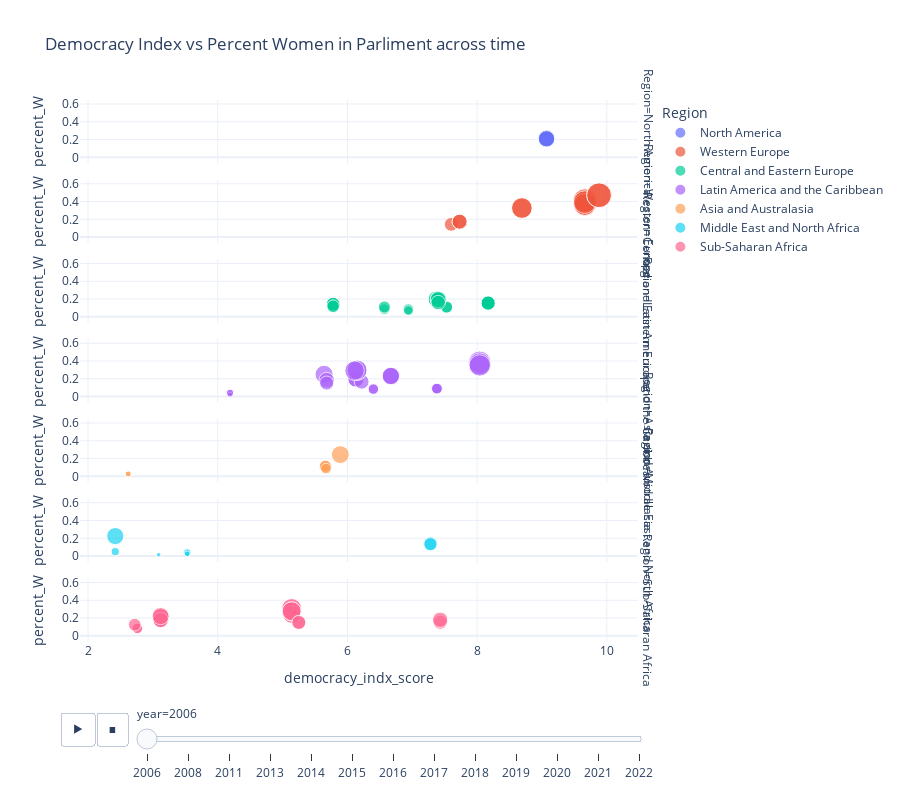

Write notebook code for a chart like this one.
### Code cell
fig = px.scatter(df, 
            x='democracy_indx_score',
            y='percent_W',
            template='plotly_white',    
            hover_data=['Country','year'],
            facet_row='Region',
            color='Region',
            animation_frame='year',
            title= 'Democracy Index vs Percent Women in Parliment across time',
            size='percent_W',
            height=800
        )

#fig.update_xaxes(title_text='Democracy Index Score')
#fig.update_yaxes(title_text='Percent Women in Lower Legislative Branches')

fig.show()

### Figure 1 — Plotly figure (JSON) as saved in the notebook; plotly's stock layout.template omitted (floating-point values rounded to 4 significant figures)
{"data": [{"customdata": [["Canada", "2006"], ["Canada", "2006"], ["Canada", "2006"]], "hovertemplate": "Region=North America<br>year=%{customdata[1]}<br>democracy_indx_score=%{x}<br>percent_W=%{marker.size}<br>Country=%{customdata[0]}<extra></extra>", "legendgroup": "North America", "marker": {"color": "#636efa", "size": [0.2078, 0.2131, 0.2078], "sizemode": "area", "sizeref": 0.001531, "symbol": "circle"}, "mode": "markers", "name": "North America", "orientation": "v", "showlegend": true, "type": "scatter", "x": [9.07, 9.07, 9.07], "xaxis": "x7", "y": [0.2078, 0.2131, 0.2078], "yaxis": "y7"}, {"customdata": [["Austria", "2006"], ["Austria", "2006"], ["Cyprus", "2006"], ["Italy", "2006"], ["Italy", "2006"], ["Italy", "2006"], ["Netherlands", "2006"], ["Netherlands", "2006"], ["Netherlands", "2006"], ["Netherlands", "2006"], ["Netherlands", "2006"], ["Netherlands", "2006"], ["Sweden", "2006"], ["Sweden", "2006"]], "hovertemplate": "Region=Western Europe<br>year=%{customdata[1]}<br>democracy_indx_score=%{x}<br>percent_W=%{marker.size}<br>Country=%{customdata[0]}<extra></extra>", "legendgroup": "Western Europe", "marker": {"color": "#EF553B", "size": [0.3224, 0.3279, 0.1429, 0.173, 0.173, 0, 0.3667, 0.3933, 0.3667, 0.4133, 0.3667, 0.3933, 0.4728, 0.4699], "sizemode": "area", "sizeref": 0.001531, "symbol": "circle"}, "mode": "markers", "name": "Western Europe", "orientation": "v", "showlegend": true, "type": "scatter", "x": [8.69, 8.69, 7.6, 7.73, 7.73, 7.73, 9.66, 9.66, 9.66, 9.66, 9.66, 9.66, 9.88, 9.88], "xaxis": "x6", "y": [0.3224, 0.3279, 0.1429, 0.173, 0.173, 0, 0.3667, 0.3933, 0.3667, 0.4133, 0.3667, 0.3933, 0.4728, 0.4699], "yaxis": "y6"}, {"customdata": [["Bosnia and Herzegovina", "2006"], ["Bosnia and Herzegovina", "2006"], ["Bosnia and Herzegovina", "2006"], ["Bosnia and Herzegovina", "2006"], ["Bosnia and Herzegovina", "2006"], ["Czech Republic", "2006"], ["Czech Republic", "2006"], ["Czech Republic", "2006"], ["Czech Republic", "2006"], ["Czech Republic", "2006"], ["Hungary", "2006"], ["Hungary", "2006"], ["Hungary", "2006"], ["Latvia", "2006"], ["Latvia", "2006"], ["Montenegro", "2006"], ["Montenegro", "2006"], ["Slovakia", "2006"], ["Slovakia", "2006"], ["Slovakia", "2006"], ["Ukraine", "2006"], ["Ukraine", "2006"], ["Ukraine", "2006"]], "hovertemplate": "Region=Central and Eastern Europe<br>year=%{customdata[1]}<br>democracy_indx_score=%{x}<br>percent_W=%{marker.size}<br>Country=%{customdata[0]}<extra></extra>", "legendgroup": "Central and Eastern Europe", "marker": {"color": "#00cc96", "size": [0, 0.1429, 0.119, 0.1429, 0.119, 0.155, 0.155, 0.155, 0.155, 0.155, 0.1036, 0.1114, 0, 0.19, 0.2, 0.08642, 0.1111, 0.2, 0.1933, 0.16, 0.08667, 0, 0.07111], "sizemode": "area", "sizeref": 0.001531, "symbol": "circle"}, "mode": "markers", "name": "Central and Eastern Europe", "orientation": "v", "showlegend": true, "type": "scatter", "x": [5.78, 5.78, 5.78, 5.78, 5.78, 8.17, 8.17, 8.17, 8.17, 8.17, 7.53, 7.53, 7.53, 7.37, 7.37, 6.57, 6.57, 7.4, 7.4, 7.4, 6.94, 6.94, 6.94], "xaxis": "x5", "y": [0, 0.1429, 0.119, 0.1429, 0.119, 0.155, 0.155, 0.155, 0.155, 0.155, 0.1036, 0.1114, 0, 0.19, 0.2, 0.08642, 0.1111, 0.2, 0.1933, 0.16, 0.08667, 0, 0.07111], "yaxis": "y5"}, {"customdata": [["Brazil", "2006"], ["Brazil", "2006"], ["Brazil", "2006"], ["Brazil", "2006"], ["Colombia", "2006"], ["Colombia", "2006"], ["Colombia", "2006"], ["Costa Rica", "2006"], ["Costa Rica", "2006"], ["Costa Rica", "2006"], ["Dominican Republic", "2006"], ["Dominican Republic", "2006"], ["Dominican Republic", "2006"], ["Ecuador", "2006"], ["Ecuador", "2006"], ["El Salvador", "2006"], ["El Salvador", "2006"], ["Guyana", "2006"], ["Guyana", "2006"], ["Guyana", "2006"], ["Haiti", "2006"], ["Haiti", "2006"], ["Haiti", "2006"], ["Haiti", "2006"], ["Haiti", "2006"], ["Haiti", "2006"], ["Haiti", "2006"], ["Haiti", "2006"], ["Mexico", "2006"], ["Mexico", "2006"], ["Mexico", "2006"], ["Mexico", "2006"], ["Mexico", "2006"], ["Nicaragua", "2006"], ["Nicaragua", "2006"], ["Peru", "2006"], ["Peru", "2006"]], "hovertemplate": "Region=Latin America and the Caribbean<br>year=%{customdata[1]}<br>democracy_indx_score=%{x}<br>percent_W=%{marker.size}<br>Country=%{customdata[0]}<extra></extra>", "legendgroup": "Latin America and the Caribbean", "marker": {"color": "#ab63fa", "size": [0, 0.08772, 0.08967, 0.08967, 0, 0.08434, 0.08434, 0.386, 0.3684, 0.3509, 0.1966, 0, 0.1966, 0, 0.25, 0.1667, 0, 0.2899, 0.3, 0, 0.02439, 0.04082, 0.04082, 0.02273, 0.02041, 0, 0.0202, 0.04082, 0, 0.226, 0.232, 0, 0.232, 0.1848, 0.1522, 0.2917, 0], "sizemode": "area", "sizeref": 0.001531, "symbol": "circle"}, "mode": "markers", "name": "Latin America and the Caribbean", "orientation": "v", "showlegend": true, "type": "scatter", "x": [7.38, 7.38, 7.38, 7.38, 6.4, 6.4, 6.4, 8.04, 8.04, 8.04, 6.13, 6.13, 6.13, 5.64, 5.64, 6.22, 6.22, 6.15, 6.15, 6.15, 4.19, 4.19, 4.19, 4.19, 4.19, 4.19, 4.19, 4.19, 6.67, 6.67, 6.67, 6.67, 6.67, 5.68, 5.68, 6.11, 6.11], "xaxis": "x4", "y": [0, 0.08772, 0.08967, 0.08967, 0, 0.08434, 0.08434, 0.386, 0.3684, 0.3509, 0.1966, 0, 0.1966, 0, 0.25, 0.1667, 0, 0.2899, 0.3, 0, 0.02439, 0.04082, 0.04082, 0.02273, 0.02041, 0, 0.0202, 0.04082, 0, 0.226, 0.232, 0, 0.232, 0.1848, 0.1522, 0.2917, 0], "yaxis": "y4"}, {"customdata": [["Bhutan", "2006"], ["Bhutan", "2006"], ["Fiji", "2006"], ["Fiji", "2006"], ["Fiji", "2006"], ["Singapore", "2006"], ["Thailand", "2006"], ["Thailand", "2006"], ["Thailand", "2006"], ["Thailand", "2006"]], "hovertemplate": "Region=Asia and Australasia<br>year=%{customdata[1]}<br>democracy_indx_score=%{x}<br>percent_W=%{marker.size}<br>Country=%{customdata[0]}<extra></extra>", "legendgroup": "Asia and Australasia", "marker": {"color": "#FFA15A", "size": [0.02667, 0.02667, 0.1127, 0.1127, 0.1127, 0.2447, 0, 0.08678, 0, 0], "sizemode": "area", "sizeref": 0.001531, "symbol": "circle"}, "mode": "markers", "name": "Asia and Australasia", "orientation": "v", "showlegend": true, "type": "scatter", "x": [2.62, 2.62, 5.66, 5.66, 5.66, 5.89, 5.67, 5.67, 5.67, 5.67], "xaxis": "x3", "y": [0.02667, 0.02667, 0.1127, 0.1127, 0.1127, 0.2447, 0, 0.08678, 0, 0], "yaxis": "y3"}, {"customdata": [["Bahrain", "2006"], ["Bahrain", "2006"], ["Bahrain", "2006"], ["Israel", "2006"], ["Israel", "2006"], ["Kuwait", "2006"], ["Qatar", "2006"], ["United Arab Emirates", "2006"], ["United Arab Emirates", "2006"]], "hovertemplate": "Region=Middle East and North Africa<br>year=%{customdata[1]}<br>democracy_indx_score=%{x}<br>percent_W=%{marker.size}<br>Country=%{customdata[0]}<extra></extra>", "legendgroup": "Middle East and North Africa", "marker": {"color": "#19d3f3", "size": [0.025, 0.04167, 0.025, 0.1417, 0.1333, 0.01538, 0, 0.225, 0.05], "sizemode": "area", "sizeref": 0.001531, "symbol": "circle"}, "mode": "markers", "name": "Middle East and North Africa", "orientation": "v", "showlegend": true, "type": "scatter", "x": [3.53, 3.53, 3.53, 7.28, 7.28, 3.09, 2.78, 2.42, 2.42], "xaxis": "x2", "y": [0.025, 0.04167, 0.025, 0.1417, 0.1333, 0.01538, 0, 0.225, 0.05], "yaxis": "y2"}, {"customdata": [["Cape Verde", "2006"], ["Cape Verde", "2006"], ["Democratic Republic of the Congo", "2006"], ["Democratic Republic of the Congo", "2006"], ["Gabon", "2006"], ["Mauritania", "2006"], ["Mauritania", "2006"], ["Mauritania", "2006"], ["Mauritania", "2006"], ["Mauritania", "2006"], ["Mauritania", "2006"], ["Mauritania", "2006"], ["Uganda", "2006"], ["Uganda", "2006"], ["Uganda", "2006"], ["Uganda", "2006"], ["Uganda", "2006"], ["Zambia", "2006"], ["Zambia", "2006"], ["Zambia", "2006"]], "hovertemplate": "Region=Sub-Saharan Africa<br>year=%{customdata[1]}<br>democracy_indx_score=%{x}<br>percent_W=%{marker.size}<br>Country=%{customdata[0]}<extra></extra>", "legendgroup": "Sub-Saharan Africa", "marker": {"color": "#FF6692", "size": [0.1528, 0.1806, 0.084, 0.084, 0.125, 0.1789, 0.2211, 0.2093, 0.1789, 0.1789, 0.1789, 0.2211, 0.2982, 0.3072, 0.2393, 0.2773, 0.2764, 0.1465, 0.1519, 0], "sizemode": "area", "sizeref": 0.001531, "symbol": "circle"}, "mode": "markers", "name": "Sub-Saharan Africa", "orientation": "v", "showlegend": true, "type": "scatter", "x": [7.43, 7.43, 2.76, 2.76, 2.72, 3.12, 3.12, 3.12, 3.12, 3.12, 3.12, 3.12, 5.14, 5.14, 5.14, 5.14, 5.14, 5.25, 5.25, 5.25], "xaxis": "x", "y": [0.1528, 0.1806, 0.084, 0.084, 0.125, 0.1789, 0.2211, 0.2093, 0.1789, 0.1789, 0.1789, 0.2211, 0.2982, 0.3072, 0.2393, 0.2773, 0.2764, 0.1465, 0.1519, 0], "yaxis": "y"}], "layout": {"annotations": [{"font": {}, "showarrow": false, "text": "Region=Sub-Saharan Africa", "textangle": 90, "x": 0.98, "xanchor": "left", "xref": "paper", "y": 0.05857, "yanchor": "middle", "yref": "paper"}, {"font": {}, "showarrow": false, "text": "Region=Middle East and North Africa", "textangle": 90, "x": 0.98, "xanchor": "left", "xref": "paper", "y": 0.2057, "yanchor": "middle", "yref": "paper"}, {"font": {}, "showarrow": false, "text": "Region=Asia and Australasia", "textangle": 90, "x": 0.98, "xanchor": "left", "xref": "paper", "y": 0.3529, "yanchor": "middle", "yref": "paper"}, {"font": {}, "showarrow": false, "text": "Region=Latin America and the Caribbean", "textangle": 90, "x": 0.98, "xanchor": "left", "xref": "paper", "y": 0.5, "yanchor": "middle", "yref": "paper"}, {"font": {}, "showarrow": false, "text": "Region=Central and Eastern Europe", "textangle": 90, "x": 0.98, "xanchor": "left", "xref": "paper", "y": 0.6471, "yanchor": "middle", "yref": "paper"}, {"font": {}, "showarrow": false, "text": "Region=Western Europe", "textangle": 90, "x": 0.98, "xanchor": "left", "xref": "paper", "y": 0.7943, "yanchor": "middle", "yref": "paper"}, {"font": {}, "showarrow": false, "text": "Region=North America", "textangle": 90, "x": 0.98, "xanchor": "left", "xref": "paper", "y": 0.9414, "yanchor": "middle", "yref": "paper"}], "height": 800, "legend": {"itemsizing": "constant", "title": {"text": "Region"}, "tracegroupgap": 0}, "sliders": [{"active": 0, "currentvalue": {"prefix": "year="}, "len": 0.9, "pad": {"b": 10, "t": 60}, "steps": [{"args": [["2006"], {"frame": {"duration": 0, "redraw": false}, "fromcurrent": true, "mode": "immediate", "transition": {"duration": 0, "easing": "linear"}}], "label": "2006", "method": "animate"}, {"args": [["2008"], {"frame": {"duration": 0, "redraw": false}, "fromcurrent": true, "mode": "immediate", "transition": {"duration": 0, "easing": "linear"}}], "label": "2008", "method": "animate"}, {"args": [["2011"], {"frame": {"duration": 0, "redraw": false}, "fromcurrent": true, "mode": "immediate", "transition": {"duration": 0, "easing": "linear"}}], "label": "2011", "method": "animate"}, {"args": [["2013"], {"frame": {"duration": 0, "redraw": false}, "fromcurrent": true, "mode": "immediate", "transition": {"duration": 0, "easing": "linear"}}], "label": "2013", "method": "animate"}, {"args": [["2014"], {"frame": {"duration": 0, "redraw": false}, "fromcurrent": true, "mode": "immediate", "transition": {"duration": 0, "easing": "linear"}}], "label": "2014", "method": "animate"}, {"args": [["2015"], {"frame": {"duration": 0, "redraw": false}, "fromcurrent": true, "mode": "immediate", "transition": {"duration": 0, "easing": "linear"}}], "label": "2015", "method": "animate"}, {"args": [["2016"], {"frame": {"duration": 0, "redraw": false}, "fromcurrent": true, "mode": "immediate", "transition": {"duration": 0, "easing": "linear"}}], "label": "2016", "method": "animate"}, {"args": [["2017"], {"frame": {"duration": 0, "redraw": false}, "fromcurrent": true, "mode": "immediate", "transition": {"duration": 0, "easing": "linear"}}], "label": "2017", "method": "animate"}, {"args": [["2018"], {"frame": {"duration": 0, "redraw": false}, "fromcurrent": true, "mode": "immediate", "transition": {"duration": 0, "easing": "linear"}}], "label": "2018", "method": "animate"}, {"args": [["2019"], {"frame": {"duration": 0, "redraw": false}, "fromcurrent": true, "mode": "immediate", "transition": {"duration": 0, "easing": "linear"}}], "label": "2019", "method": "animate"}, {"args": [["2020"], {"frame": {"duration": 0, "redraw": false}, "fromcurrent": true, "mode": "immediate", "transition": {"duration": 0, "easing": "linear"}}], "label": "2020", "method": "animate"}, {"args": [["2021"], {"frame": {"duration": 0, "redraw": false}, "fromcurrent": true, "mode": "immediate", "transition": {"duration": 0, "easing": "linear"}}], "label": "2021", "method": "animate"}, {"args": [["2022"], {"frame": {"duration": 0, "redraw": false}, "fromcurrent": true, "mode": "immediate", "transition": {"duration": 0, "easing": "linear"}}], "label": "2022", "method": "animate"}], "x": 0.1, "xanchor": "left", "y": 0, "yanchor": "top"}], "title": {"text": "Democracy Index vs Percent Women in Parliment across time"}, "updatemenus": [{"buttons": [{"args": [null, {"frame": {"duration": 500, "redraw": false}, "fromcurrent": true, "mode": "immediate", "transition": {"duration": 500, "easing": "linear"}}], "label": "&#9654;", "method": "animate"}, {"args": [[null], {"frame": {"duration": 0, "redraw": false}, "fromcurrent": true, "mode": "immediate", "transition": {"duration": 0, "easing": "linear"}}], "label": "&#9724;", "method": "animate"}], "direction": "left", "pad": {"r": 10, "t": 70}, "showactive": false, "type": "buttons", "x": 0.1, "xanchor": "right", "y": 0, "yanchor": "top"}], "xaxis": {"anchor": "y", "domain": [0, 0.98], "title": {"text": "democracy_indx_score"}}, "xaxis2": {"anchor": "y2", "domain": [0, 0.98], "matches": "x", "showticklabels": false}, "xaxis3": {"anchor": "y3", "domain": [0, 0.98], "matches": "x", "showticklabels": false}, "xaxis4": {"anchor": "y4", "domain": [0, 0.98], "matches": "x", "showticklabels": false}, "xaxis5": {"anchor": "y5", "domain": [0, 0.98], "matches": "x", "showticklabels": false}, "xaxis6": {"anchor": "y6", "domain": [0, 0.98], "matches": "x", "showticklabels": false}, "xaxis7": {"anchor": "y7", "domain": [0, 0.98], "matches": "x", "showticklabels": false}, "yaxis": {"anchor": "x", "domain": [0, 0.1171], "title": {"text": "percent_W"}}, "yaxis2": {"anchor": "x2", "domain": [0.1471, 0.2643], "matches": "y", "title": {"text": "percent_W"}}, "yaxis3": {"anchor": "x3", "domain": [0.2943, 0.4114], "matches": "y", "title": {"text": "percent_W"}}, "yaxis4": {"anchor": "x4", "domain": [0.4414, 0.5586], "matches": "y", "title": {"text": "percent_W"}}, "yaxis5": {"anchor": "x5", "domain": [0.5886, 0.7057], "matches": "y", "title": {"text": "percent_W"}}, "yaxis6": {"anchor": "x6", "domain": [0.7357, 0.8529], "matches": "y", "title": {"text": "percent_W"}}, "yaxis7": {"anchor": "x7", "domain": [0.8829, 1.0], "matches": "y", "title": {"text": "percent_W"}}}}
